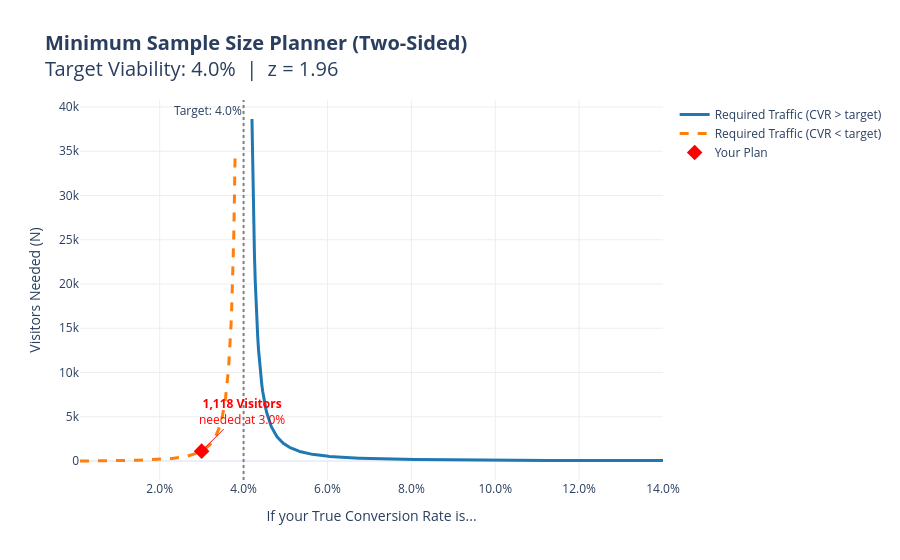

Notebook code cell kept with this figure:
### Markdown cell above
# Minimum Sample Size Calculation

**Method:** Frequentist z-test for a single proportion (normal approximation to the binomial)

---

$$N = \frac{z^2 \cdot \hat{p} \cdot (1 - \hat{p})}{(\hat{p} - p_0)^2}$$

---

| Symbol | Meaning |
|--------|---------|
| $N$ | Minimum sample size (visitors) needed |
| $z$ | z-score for desired confidence level |
| $\hat{p}$ | Expected (true) conversion rate |
| $p_0$ | Target benchmark conversion rate |

### z-score by test type

| Test Type | $z$ | $\alpha$ | Use when... |
|-----------|-----|----------|-------------|
| **One-sided** | 1.65 | 0.05 (one tail) | You only need to detect CVR **above** target |
| **Two-sided** | 1.96 | 0.025 (each tail) | CVR could be **above or below** target |

### Code cell
import numpy as np
import plotly.graph_objects as go

def calculate_min_sample_size(target_cvr, expected_cvr, two_sided=False):
    """
    Calculates the minimum sample size needed to detect a difference
    between expected_cvr and target_cvr with 95% confidence.

    Statistical method: Frequentist z-test for a single proportion.
    Uses the normal approximation to the binomial distribution to estimate
    how many observations are needed to detect a meaningful difference
    between an observed proportion and a fixed benchmark.

    Parameters:
        target_cvr:  The benchmark / minimum viable conversion rate.
        expected_cvr: The conversion rate you believe is the true rate.
        two_sided:   False (default) → one-sided test (detect expected > target only)
                     True            → two-sided test (detect difference in either direction)
    """

    # 1. Validation Logic
    if expected_cvr == target_cvr:
        print(f"❌ ERROR: Expected CVR ({expected_cvr:.1%}) cannot equal Target ({target_cvr:.1%}). There must be a difference to detect.")
        return
    if two_sided is False and expected_cvr <= target_cvr:
        print(f"❌ ERROR: For a one-sided test, Expected CVR ({expected_cvr:.1%}) must be HIGHER than Target ({target_cvr:.1%}).")
        print(f"   ➡ Use two_sided=True if you want to detect a difference in either direction.")
        return

    # 2. Choose z-score based on test type
    if two_sided:
        z_score = 1.96   # 95% confidence, two-sided (α/2 = 0.025 each tail)
        test_label = "Two-Sided"
    else:
        z_score = 1.65   # 95% confidence, one-sided (α = 0.05 one tail)
        test_label = "One-Sided"

    # 3. The Formula: N = (z² × p × (1-p)) / (p - target)²
    z_score_squared = z_score ** 2
    numerator = z_score_squared * expected_cvr * (1 - expected_cvr)
    denominator = (expected_cvr - target_cvr) ** 2

    required_n = int(np.ceil(numerator / denominator))

    # 4. Print Results
    print(f"--- SAMPLE SIZE PLANNER ({test_label}) ---")
    print(f"Target Viability : {target_cvr:.1%}")
    print(f"Expected Reality : {expected_cvr:.1%}")
    print(f"Test Type        : {test_label} (z = {z_score})")
    print(f"-" * 45)
    print(f"You need roughly {required_n:,} visitors.")
    print(f"-" * 45)
    print()
    print(f"Why {test_label.lower()}?")
    if two_sided:
        print(f"  You want to detect whether the true CVR is significantly")
        print(f"  different from {target_cvr:.1%} in EITHER direction — it could")
        print(f"  be higher or lower. This is the safer choice when you're")
        print(f"  not sure which way the result will go.")
    else:
        print(f"  You only care about proving the true CVR is ABOVE {target_cvr:.1%}.")
        print(f"  This requires fewer visitors because you're only testing")
        print(f"  one direction, but it won't detect if CVR is below target.")

    # 5. Generate Data for the 'Planning Curve'
    offset_range = 0.10
    x_values = np.linspace(target_cvr + 0.002, target_cvr + offset_range, 500)
    y_values = (z_score_squared * x_values * (1 - x_values)) / ((x_values - target_cvr) ** 2)

    # For two-sided, also show the below-target curve
    if two_sided:
        x_below = np.linspace(max(0.001, target_cvr - offset_range), target_cvr - 0.002, 500)
        y_below = (z_score_squared * x_below * (1 - x_below)) / ((x_below - target_cvr) ** 2)

    # 6. Create Interactive Plotly Graph
    fig = go.Figure()

    primary_blue = '#1f77b4'
    below_orange = '#ff7f0e'

    # A. Above-target curve
    fig.add_trace(go.Scatter(
        x=x_values, y=y_values,
        mode='lines',
        name='Required Traffic (CVR > target)',
        line=dict(color=primary_blue, width=3)
    ))

    # B. Below-target curve (two-sided only)
    if two_sided:
        fig.add_trace(go.Scatter(
            x=x_below, y=y_below,
            mode='lines',
            name='Required Traffic (CVR < target)',
            line=dict(color=below_orange, width=3, dash='dash')
        ))

    # C. Your Specific Point
    fig.add_trace(go.Scatter(
        x=[expected_cvr], y=[required_n],
        mode='markers',
        name='Your Plan',
        marker=dict(color='red', size=12, symbol='diamond')
    ))

    # D. Target reference line
    fig.add_vline(
        x=target_cvr, line_dash="dot", line_color="gray",
        annotation_text=f"Target: {target_cvr:.1%}",
        annotation_position="top left"
    )

    # E. Layout
    fig.update_layout(
        title=dict(
            text=f"<b>Minimum Sample Size Planner ({test_label})</b><br>Target Viability: {target_cvr:.1%}  |  z = {z_score}",
            font=dict(size=20)
        ),
        xaxis_title="If your True Conversion Rate is...",
        yaxis_title="Visitors Needed (N)",
        xaxis=dict(tickformat=".1%", showgrid=True, gridcolor='#eee'),
        yaxis=dict(showgrid=True, gridcolor='#eee'),
        template="plotly_white",
        showlegend=True,
        plot_bgcolor='rgba(0,0,0,0)'
    )

    fig.add_annotation(
        x=expected_cvr, y=required_n,
        text=f"<b>{required_n:,} Visitors</b><br>needed at {expected_cvr:.1%}",
        ax=40, ay=-40,
        font=dict(size=12, color="red"),
        arrowcolor="red"
    )

    fig.show()


# ==========================================
# ENTER YOUR DATA HERE
# ==========================================
# Toggle: two_sided=False (one-sided) | two_sided=True (two-sided)

# TWO-SIDED: "CVR could be above or below 1%, detect either."
calculate_min_sample_size(target_cvr=0.01, expected_cvr=0.02, two_sided=True)

# ONE-SIDED: "I believe CVR is above 1%, prove it."
# calculate_min_sample_size(target_cvr=0.01, expected_cvr=0.02, two_sided=False)

### Figure 1 — Plotly figure (JSON) as saved in the notebook; plotly's stock layout.template omitted (floating-point values rounded to 4 significant figures; data arrays with more than 128 entries replaced by an {"elided": "..."} marker saying what was removed)
{"data": [{"line": {"color": "#1f77b4", "width": 3}, "mode": "lines", "name": "Required Traffic (CVR > target)", "type": "scatter", "x": {"elided": "500 float values"}, "y": {"elided": "500 float values"}}, {"line": {"color": "#ff7f0e", "dash": "dash", "width": 3}, "mode": "lines", "name": "Required Traffic (CVR < target)", "type": "scatter", "x": {"elided": "500 float values"}, "y": {"elided": "500 float values"}}, {"marker": {"color": "red", "size": 12, "symbol": "diamond"}, "mode": "markers", "name": "Your Plan", "type": "scatter", "x": [0.03], "y": [1118]}], "layout": {"annotations": [{"showarrow": false, "text": "Target: 4.0%", "x": 0.04, "xanchor": "right", "xref": "x", "y": 1, "yanchor": "top", "yref": "y domain"}, {"arrowcolor": "red", "ax": 40, "ay": -40, "font": {"color": "red", "size": 12}, "text": "<b>1,118 Visitors</b><br>needed at 3.0%", "x": 0.03, "y": 1118}], "plot_bgcolor": "rgba(0,0,0,0)", "shapes": [{"line": {"color": "gray", "dash": "dot"}, "type": "line", "x0": 0.04, "x1": 0.04, "xref": "x", "y0": 0, "y1": 1, "yref": "y domain"}], "showlegend": true, "title": {"font": {"size": 20}, "text": "<b>Minimum Sample Size Planner (Two-Sided)</b><br>Target Viability: 4.0%  |  z = 1.96"}, "xaxis": {"gridcolor": "#eee", "showgrid": true, "tickformat": ".1%", "title": {"text": "If your True Conversion Rate is..."}}, "yaxis": {"gridcolor": "#eee", "showgrid": true, "title": {"text": "Visitors Needed (N)"}}}}
